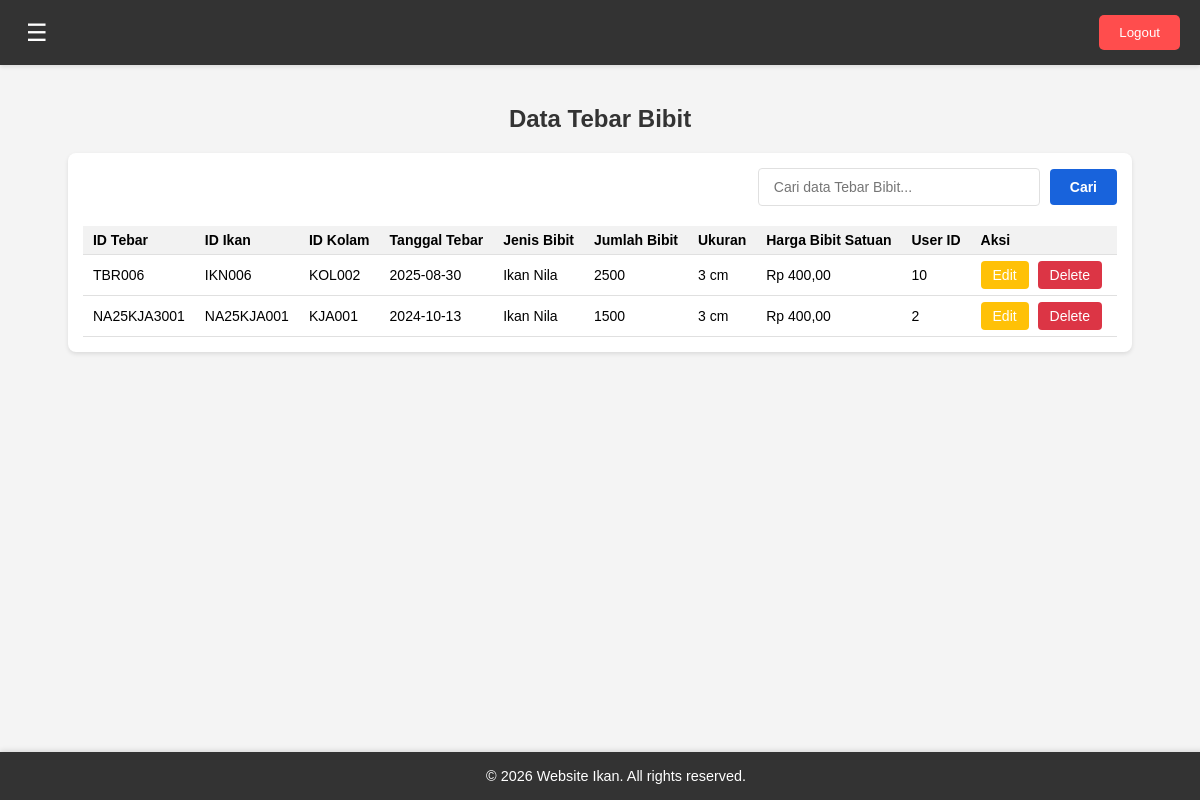
Page /dashboard-admin.php?page=data-tebar-bibit (signed in) on the committed database.
### tables this page shows
CREATE TABLE `tebar_bibit` (
  `id_tebar` varchar(50) NOT NULL,
  `user_id` int(11) NOT NULL,
  `id_ikan` varchar(50) NOT NULL,
  `id_kolam` varchar(50) NOT NULL,
  `tanggal_tebar` date NOT NULL,
  `jumlah_bibit` int(11) NOT NULL,
  `ukuran` varchar(50) NOT NULL,
  `harga_bibit_satuan` decimal(10,2) NOT NULL
);

CREATE TABLE `data_ikan` (
  `id_ikan` varchar(50) NOT NULL,
  `user_id` int(11) NOT NULL,
  `jenis_bibit` varchar(100) NOT NULL,
  `id_kolam` varchar(50) NOT NULL,
  `jumlah_bibit` int(11) NOT NULL,
  `tanggal_masuk_bibit` date DEFAULT NULL
);

### pages/dashboard-admin/data-tebar-bibit.php (the view, shortened to what this page needs)
<?php
$query = "SELECT tb.id_tebar, tb.id_ikan, tb.id_kolam, tb.tanggal_tebar,
                 di.jenis_bibit, tb.jumlah_bibit, tb.ukuran, tb.harga_bibit_satuan, tb.user_id
          FROM tebar_bibit tb
          JOIN data_ikan di ON tb.id_ikan = di.id_ikan
          ORDER BY tb.tanggal_tebar DESC";
$result = mysqli_query($conn, $query);
?>
<h2>Data Tebar Bibit</h2>
<div class="data-container">
    <div class="data-header">
        <input type="text" id="search-input" placeholder="Cari data Tebar Bibit...">
        <button id="search-button">Cari</button>
    </div>
    <div class="data-table">
        <table>
            <thead>
                <tr>
                    <th>ID Tebar</th>
                    <th>ID Ikan</th>
                    <th>ID Kolam</th>
                    <th>Tanggal Tebar</th>
                    <th>Jenis Bibit</th>
                    <th>Jumlah Bibit</th>
                    <th>Ukuran</th>
                    <th>Harga Bibit Satuan</th>
                    <th>User ID</th>
                    <th>Aksi</th>
                </tr>
            </thead>
            <tbody>
                <?php
                if (mysqli_num_rows($result) > 0) {
                    while($row = mysqli_fetch_assoc($result)) {
                        echo "<tr>";
                        echo "<td>" . htmlspecialchars($row['id_tebar']) . "</td>";
                        echo "<td>" . htmlspecialchars($row['id_ikan']) . "</td>";
                        echo "<td>" . htmlspecialchars($row['id_kolam']) . "</td>";
                        echo "<td>" . htmlspecialchars($row['tanggal_tebar']) . "</td>";
                        echo "<td>" . htmlspecialchars($row['jenis_bibit']) . "</td>";
                        echo "<td>" . htmlspecialchars($row['jumlah_bibit']) . "</td>";
                        echo "<td>" . htmlspecialchars($row['ukuran']) . " cm</td>";
                        echo "<td>Rp " . number_format($row['harga_bibit_satuan'], 2, ',', '.') . "</td>";
                        echo "<td>" . htmlspecialchars($row['user_id']) . "</td>";
                        echo '<td>
                            <form method="GET" action="dashboard-admin.php" style="display:inline;">
                                <input type="hidden" name="page" value="edit-data-tebar-bibit">
                                <input type="hidden" name="id" value="' . htmlspecialchars($row['id_tebar']) . '">
                                <button type="submit" class="edit-button">Edit</button>
                            </form>
                            <button type="button" class="delete-button"
                                    data-id="' . htmlspecialchars($row['id_tebar']) . '"
                                    data-table="tebar_bibit"
                                    data-return-page="data-tebar-bibit">Delete</button>
                        </td>';
                        echo "</tr>";
                    }
                } else {
                    echo "<tr><td colspan='10'>Tidak ada data tebar bibit</td></tr>";
                }
                ?>
            </tbody>
        </table>
    </div>
</div>

### assets/css/dashboard-admin.css (style rules this page uses)
body, html { margin: 0; padding: 0; font-family: Arial, sans-serif; background-color: #f4f4f4; }
h2 { text-align: center; margin-top: 20px; color: #333; }
.data-container { background-color: #fff; border-radius: 8px; box-shadow: 0 2px 4px rgba(0, 0, 0, 0.1); padding: 15px; margin: 20px auto; width: fit-content; max-width: 100%; overflow-x: auto; }
.data-header { display: flex; justify-content: flex-end; align-items: center; margin-bottom: 20px; gap: 10px; }
#search-input { padding: 8px 12px; border: 1px solid #ddd; border-radius: 4px; font-size: 14px; width: 250px; }
#search-button, #add-data-button { padding: 8px 15px; border: none; border-radius: 4px; background-color: #3498db; color: white; cursor: pointer; transition: background-color 0.3s; font-size: 14px; white-space: nowrap; }
.data-table table { width: auto; border-collapse: collapse; font-size: 14px; }
.data-table th, .data-table td { padding: 8px 12px; text-align: left; border-bottom: 1px solid #e0e0e0; white-space: nowrap; }
.data-table th { background-color: #f2f2f2; font-weight: bold; }
.edit-button, .delete-button { padding: 6px 12px; font-size: 14px; border: none; border-radius: 4px; color: white; cursor: pointer; transition: background-color 0.3s; margin-right: 5px; }
.edit-button { background-color: #ffc107; }
.delete-button { background-color: #dc3545; }
@media (max-width: 1200px) { .data-table { font-size: 13px; } }
@media (max-width: 1200px) { .data-table th, .data-table td { padding: 6px 10px; } }
#search-input { padding: 10px 15px; border: 1px solid #e0e0e0; border-radius: 4px; font-size: 14px; width: 250px; transition: border-color 0.3s, box-shadow 0.3s; }
#search-button, .print-button { padding: 10px 20px; border: none; border-radius: 4px; background-color: #1863dc; color: white; cursor: pointer; transition: background-color 0.3s, transform 0.1s; font-size: 14px; font-weight: bold; white-space: nowrap; }
.data-table { overflow-x: auto; margin-top: 20px; }

### rows in the picture
tebar_bibit: id_tebar "TBR006", id_ikan "IKN006", id_kolam "KOL002", tanggal_tebar "2025-08-30", id_ikan.jenis_bibit "Ikan Nila", jumlah_bibit "2500", ukuran "3", harga_bibit_satuan "400,00", user "10"
tebar_bibit: id_tebar "NA25KJA3001", id_ikan "NA25KJA001", id_kolam "KJA001", tanggal_tebar "2024-10-13", id_ikan.jenis_bibit "Ikan Nila", jumlah_bibit "1500", ukuran "3", harga_bibit_satuan "400,00", user "2"
